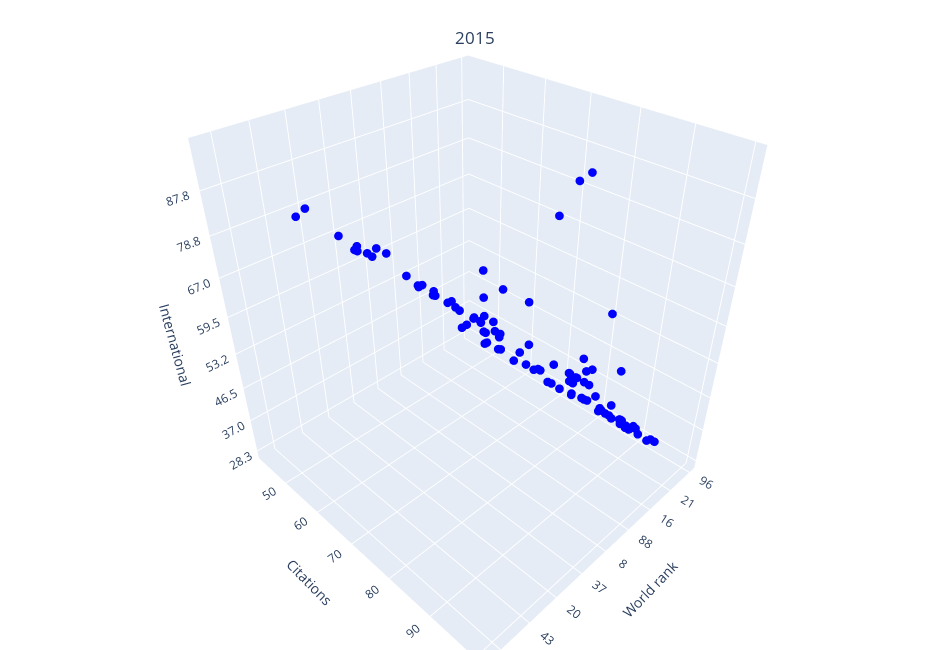

Notebook code cell kept with this figure:
### Code cell
# 2015
df = df_2015
fig=go.Figure(
    go.Scatter3d(
        x=df['world_rank'],
        z=df['international'],
        y=df['citations'],
        mode='markers',
        marker=dict(
            size=3,
            color='blue'
        )
    )
)


fig.update_layout(
    title = {
         'text': "2015",
         'y':0.95, 
         'x':0.5,
         'xanchor': 'center',
         'yanchor': 'top',
        },
    width=950,
    height=650,
    margin =dict(
        l=0,
        r=0,
        b=0,
        t=0
    ),
    scene = dict(
        xaxis = dict(
            title='World rank'),
        yaxis = dict(
            title='Citations'),
        zaxis = dict(
            title='International')
        )
)

# show fig
fig.show()

### Figure 1 — Plotly figure (JSON) as saved in the notebook; plotly's stock layout.template omitted (floating-point values rounded to 4 significant figures)
{"data": [{"marker": {"color": "blue", "size": 3}, "mode": "markers", "type": "scatter3d", "x": ["96", "59", "50", "91", "23", "28", "29", "46", "52", "46", "66", "21", "41", "54", "58", "85", "86", "97", "91", "38", "75", "93", "16", "29", "49", "42", "57", "26", "90", "12", "17", "63", "18", "88", "86", "68", "55", "79", "98", "48", "67", "82", "80", "88", "29", "81", "98", "8", "19", "24", "64", "15", "9", "77", "44", "7", "55", "70", "98", "37", "11", "72", "1", "2", "14", "27", "4", "94", "69", "20", "74", "51", "71", "73", "94", "39", "83", "65", "83", "33", "78", "43", "52", "60", "6", "36", "32", "40", "34", "5", "22", "3", "75", "45", "61", "9", "61", "25", "13", "34"], "y": [87.7, 57, 48.7, 84.4, 74.7, 91.5, 87.7, 82.9, 71.4, 91, 84.4, 96.9, 96.4, 92, 76, 92, 74, 97.4, 78.7, 89.5, 81.3, 89.5, 94.4, 77.8, 65, 97.1, 94.4, 95, 73.8, 95.3, 88.9, 96.4, 96.6, 92.9, 90, 80.4, 80.4, 80, 90.9, 63.7, 92.3, 74, 71.9, 89.5, 83, 67.6, 70.9, 99.1, 91.5, 92, 82.3, 93.6, 94, 76.6, 76.8, 99.6, 71.8, 81.4, 78.8, 99.2, 97.3, 82.3, 99.7, 98.9, 95.3, 85.8, 99.1, 78.8, 99.9, 83, 85.1, 72.9, 42.6, 77.5, 83.7, 76, 65.7, 74.2, 88.9, 80.6, 84.8, 65.1, 74.3, 69, 100, 88.3, 85.3, 88.3, 71.3, 95.2, 85.1, 95.5, 81.4, 71.1, 75.9, 89.4, 79.9, 66, 83.5, 95], "z": ["28.3", "29.0", "30.3", "32.2", "32.4", "33.1", "33.6", "33.8", "34.9", "35.3", "36.0", "36.7", "37.0", "37.0", "37.4", "38.7", "38.8", "39.1", "40.3", "41.2", "42.7", "42.9", "43.8", "43.9", "44.6", "46.5", "47.8", "47.9", "49.1", "49.2", "49.8", "50.1", "50.5", "51.1", "51.4", "51.5", "52.9", "52.9", "53.2", "53.7", "53.9", "55.0", "55.7", "56.1", "56.4", "56.6", "57.5", "58.5", "59.0", "59.3", "59.5", "59.7", "59.8", "60.5", "60.6", "61.2", "62.3", "63.1", "64.0", "64.3", "65.2", "66.2", "67.0", "67.6", "68.3", "68.9", "69.0", "69.4", "70.8", "71.2", "76.6", "77.8", "77.9", "78.7", "78.8", "79.0", "79.6", "80.4", "80.4", "81.3", "81.9", "81.9", "82.0", "83.6", "84.3", "84.3", "84.8", "87.0", "87.4", "87.8", "90.6", "90.7", "91.2", "91.3", "92.5", "92.7", "94.5", "94.9", "96.6", "98.8"]}], "layout": {"height": 650, "margin": {"b": 0, "l": 0, "r": 0, "t": 0}, "scene": {"xaxis": {"title": {"text": "World rank"}}, "yaxis": {"title": {"text": "Citations"}}, "zaxis": {"title": {"text": "International"}}}, "title": {"text": "2015", "x": 0.5, "xanchor": "center", "y": 0.95, "yanchor": "top"}, "width": 950}}
